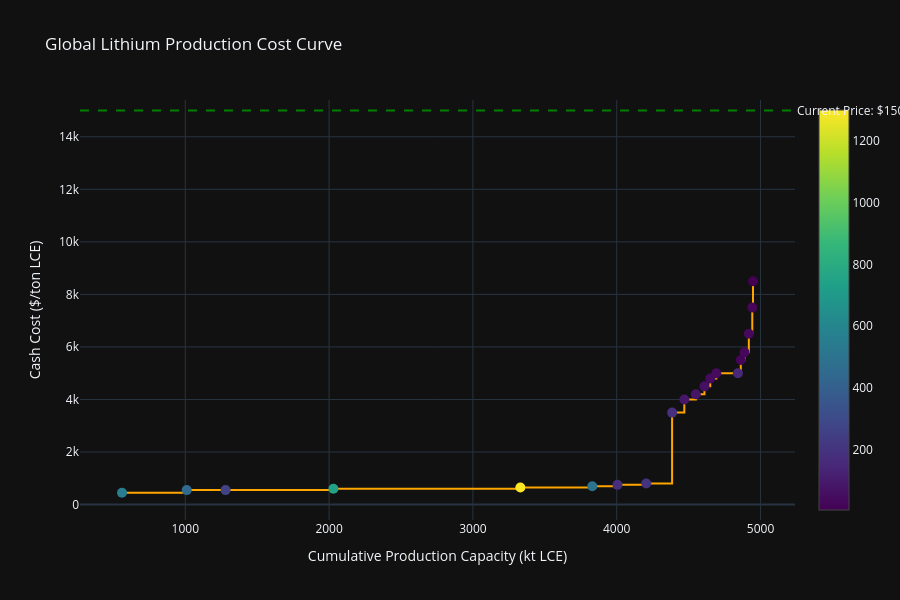

Source (notebook cell):
### Code cell
# Create Cost Curve Chart
def create_cost_curve(df_costs):
    """Create lithium industry cost curve."""

    # Sort by cost
    df_sorted = df_costs.sort_values('cash_cost_usd_per_ton').copy()
    df_sorted['cumulative_capacity'] = df_sorted['production_kt'].cumsum()

    fig = go.Figure()

    # Add cost curve
    fig.add_trace(go.Scatter(
        x=df_sorted['cumulative_capacity'],
        y=df_sorted['cash_cost_usd_per_ton'],
        mode='lines+markers',
        name='Cash Cost Curve',
        line=dict(shape='hv', width=2, color='orange'),
        marker=dict(size=10, color=df_sorted['production_kt'], colorscale='Viridis', showscale=True),
        text=df_sorted['company'] + ' - ' + df_sorted['project'],
        hovertemplate='<b>%{text}</b><br>Cumulative: %{x:.0f} kt<br>Cost: $%{y:.0f}/t<extra></extra>'
    ))

    # Add current lithium price
    current_price = 15000  # Example: $15k/ton
    fig.add_hline(
        y=current_price,
        line_dash='dash',
        line_color='green',
        annotation_text=f'Current Price: ${current_price}/t',
        annotation_position='right'
    )

    fig.update_layout(
        title='Global Lithium Production Cost Curve',
        xaxis_title='Cumulative Production Capacity (kt LCE)',
        yaxis_title='Cash Cost ($/ton LCE)',
        template='plotly_dark',
        height=600
    )

    return fig

fig_cost = create_cost_curve(df_costs)
fig_cost.show()

### Figure 1 — Plotly figure (JSON) as saved in the notebook; plotly's stock layout.template omitted (floating-point values rounded to 4 significant figures)
{"data": [{"hovertemplate": "<b>%{text}</b><br>Cumulative: %{x:.0f} kt<br>Cost: $%{y:.0f}/t<extra></extra>", "line": {"color": "orange", "shape": "hv", "width": 2}, "marker": {"color": [560, 450, 270, 750, 1300, 500, 175, 200, 180, 85, 80, 60, 40, 42.5, 150, 20, 26, 30, 24, 5], "colorscale": [[0, "#440154"], [0.1111, "#482878"], [0.2222, "#3e4989"], [0.3333, "#31688e"], [0.4444, "#26828e"], [0.5556, "#1f9e89"], [0.6667, "#35b779"], [0.7778, "#6ece58"], [0.8889, "#b5de2b"], [1, "#fde725"]], "showscale": true, "size": 10}, "mode": "lines+markers", "name": "Cash Cost Curve", "text": ["Pilbara Minerals - Pilgangoora", "Mineral Resources - Mt Marion", "Sigma Lithium - Grota do Cirilo", "Mineral Resources - Wodgina", "IGO/Tianqi - Greenbushes", "Liontown - Kathleen Valley", "Core Lithium - Finniss", "Allkem - Mt Cattlin", "SQM - Atacama", "Albemarle - Atacama", "Lithium Americas - Thacker Pass", "Rio Tinto - Rincon", "LAC Argentina - Cauchari-Olaroz", "Allkem - Olaroz", "Ganfeng - Multiple China", "Livent - Hombre Muerto", "ioneer - Rhyolite Ridge", "Piedmont Lithium - Carolina", "Vulcan Energy - Upper Rhine", "Albemarle - Silver Peak"], "type": "scatter", "x": [560, 1010, 1280, 2030, 3330, 3830, 4005, 4205, 4385, 4470, 4550, 4610, 4650, 4692.0, 4842.0, 4862.0, 4888.0, 4918.0, 4942.0, 4948.0], "y": [450, 550, 550, 600, 650, 700, 750, 800, 3500, 4000, 4200, 4500, 4800, 5000, 5000, 5500, 5800, 6500, 7500, 8500]}], "layout": {"annotations": [{"showarrow": false, "text": "Current Price: $15000/t", "x": 1, "xanchor": "left", "xref": "x domain", "y": 15000, "yanchor": "middle", "yref": "y"}], "height": 600, "shapes": [{"line": {"color": "green", "dash": "dash"}, "type": "line", "x0": 0, "x1": 1, "xref": "x domain", "y0": 15000, "y1": 15000, "yref": "y"}], "title": {"text": "Global Lithium Production Cost Curve"}, "xaxis": {"title": {"text": "Cumulative Production Capacity (kt LCE)"}}, "yaxis": {"title": {"text": "Cash Cost ($/ton LCE)"}}}}
